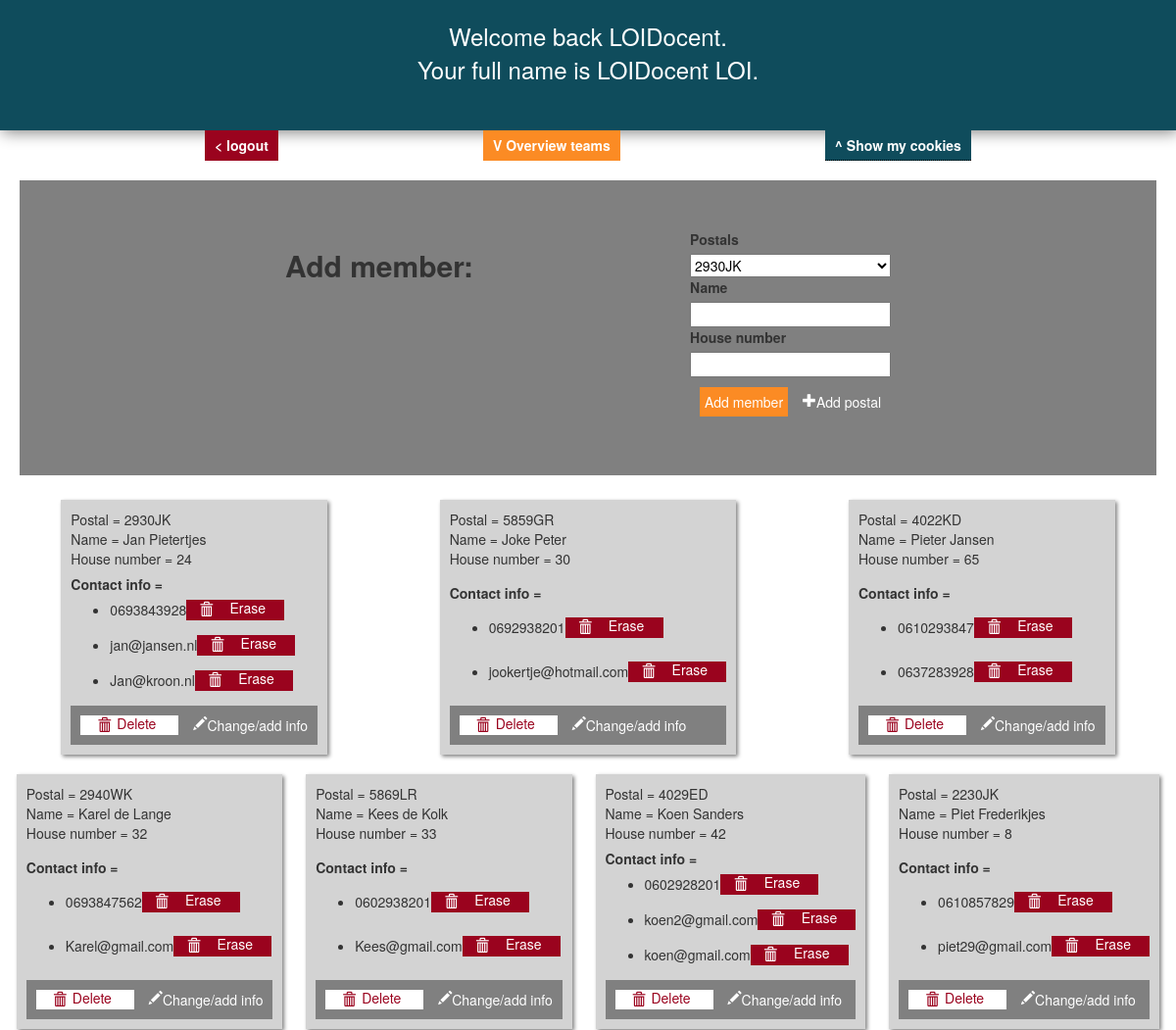
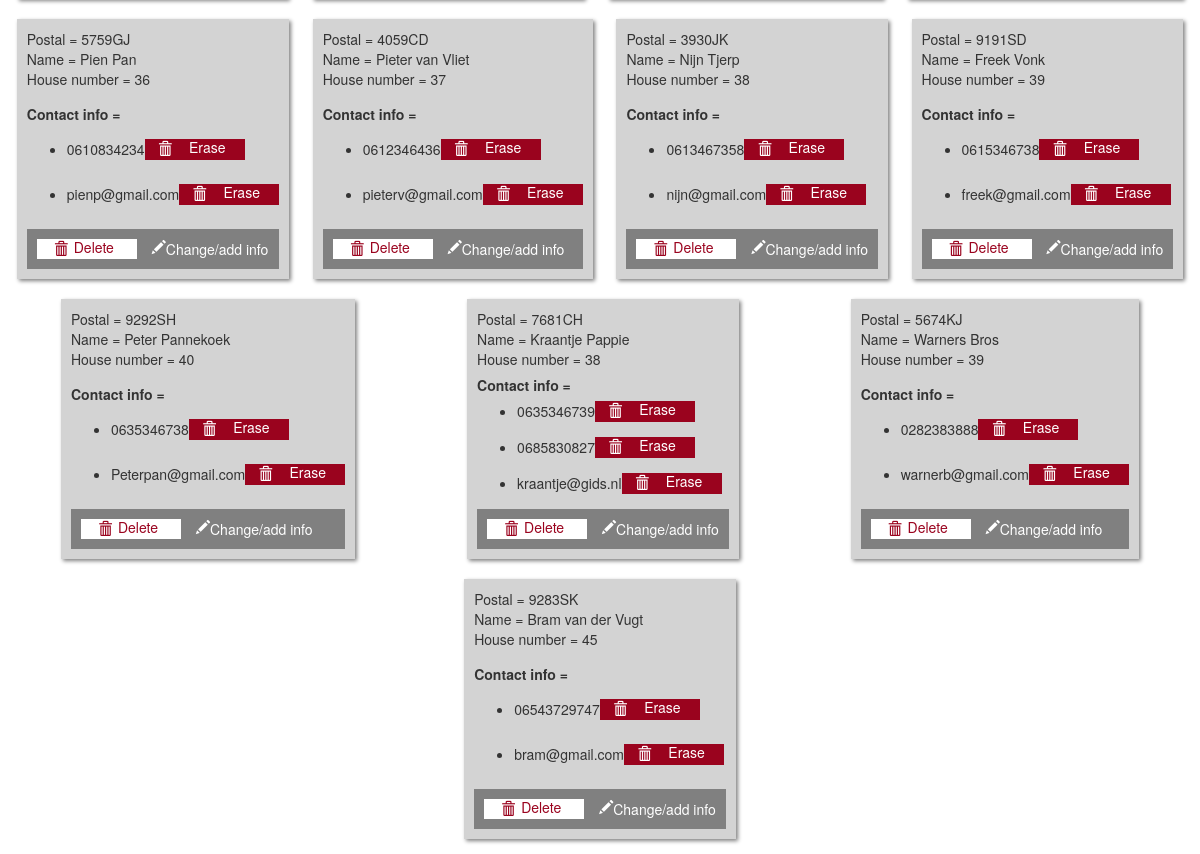
Before: /members.php (signed in) with the older database file (2 pictures, top to bottom).
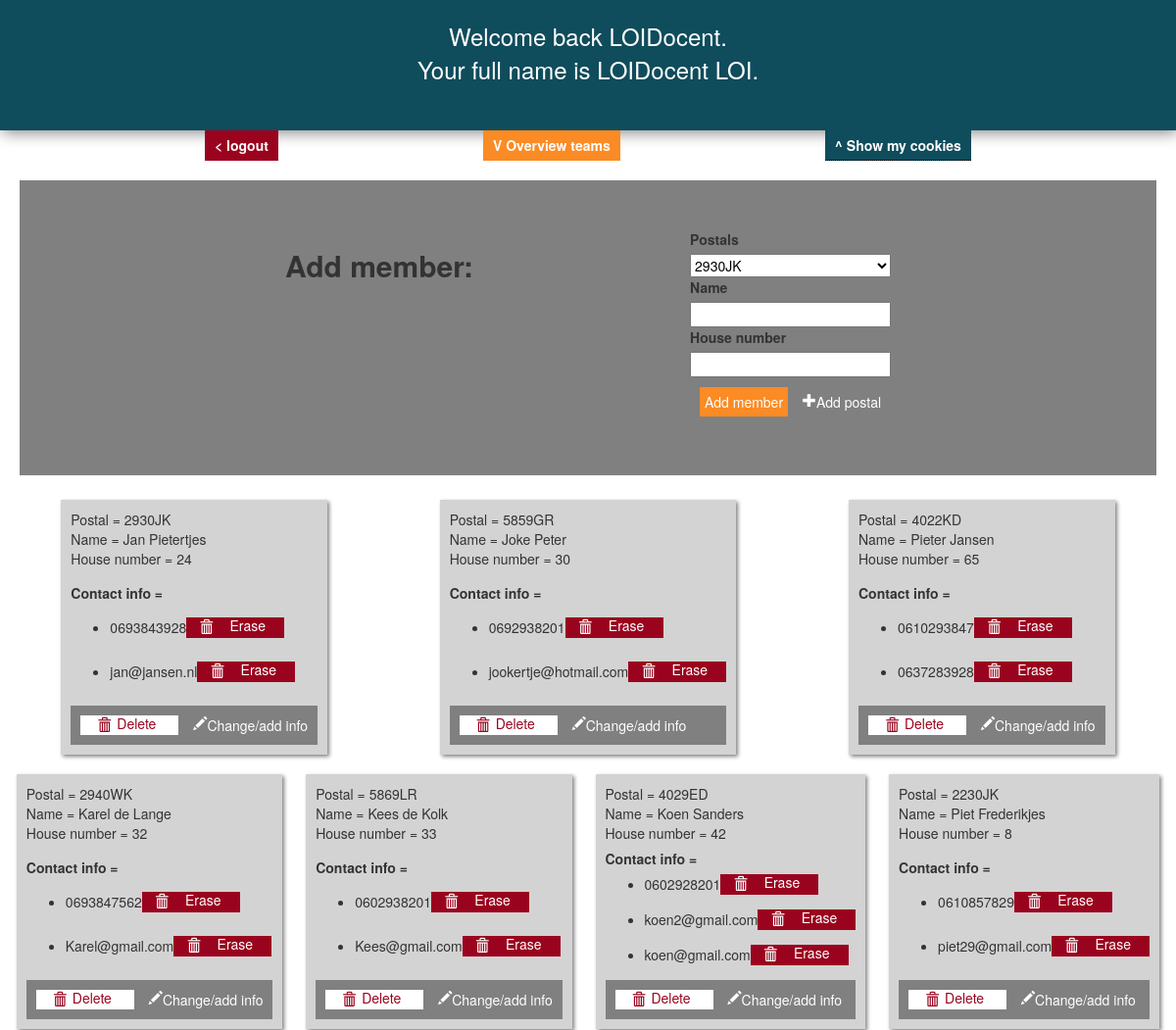
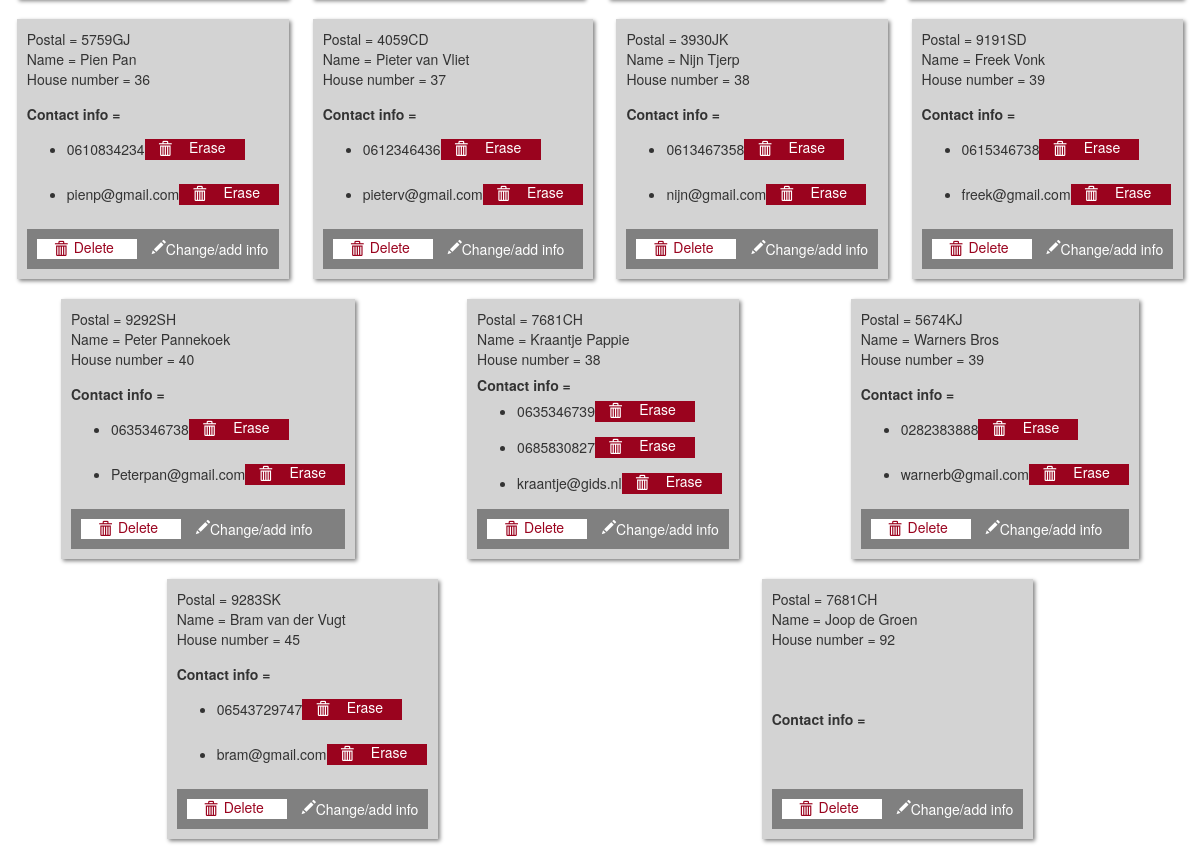
After: the same page with the newer database file (2 pictures, top to bottom).
### tables this page shows
CREATE TABLE `members` (
  `member_id` int(11) NOT NULL,
  `name` varchar(128) DEFAULT NULL,
  `postal` varchar(6) NOT NULL,
  `house_number` varchar(128) DEFAULT NULL
);

CREATE TABLE `phone_numbers` (
  `phone_number` varchar(12) NOT NULL,
  `member_id` int(11) NOT NULL
);

CREATE TABLE `email_adresses` (
  `email_adress` varchar(128) NOT NULL,
  `member_id` int(11) NOT NULL
);

### members.php (the view, shortened to what this page needs)
<!DOCTYPE html>
<html>
<head>
    <link rel="stylesheet" href="">
    <link rel="stylesheet" href="https://maxcdn.bootstrapcdn.com/bootstrap/3.3.7/css/bootstrap.min.css">
</head>
<body>
    <?php
    require_once 'db_creds.php';
    try {
        $pdo = new PDO($attr, $user, $pass, $opts);
    } catch (PDOException $e) {
        throw new PDOException($e->getMessage(), (int)$e->getCode());
    }
    $query  = "SELECT * FROM postals";
    $allPostals = $pdo->query($query);
    $query  = "SELECT * FROM members";
    $allMembers = $pdo->query($query);
    ?>
    <?php
        if (isset($_COOKIE['userForename']))
        {
            $forename = htmlspecialchars($_COOKIE['userForename']);
            $surname  = htmlspecialchars($_COOKIE['userSurname']);
            echo "<div class='welcome-message'><p>Welcome back $forename.<br>
                  Your full name is $forename $surname.</p><br></div>";
        }
        elseif (!isset($_SESSION['forename'])) {
            header("Location: authenticate.php");
            exit();
        }
    ?>
    <nav class="main-menu">
        <div class="menu menu-1">
            <a href="logout.php">< logout</a>
        </div>
        <div class="menu menu-2">
            <a href="teams.php">V Overview teams</a>
        </div>
        <div class="menu menu-3">
            ^ Show my cookies
        </div>
    </nav>
    <div class="add-block">
        <h2 style="font-weight: 900;">Add member: </h2>
        <form action="members.php" method="post">
            <label for="postal">Postals</label>
            <select type="text" name="postal">
                <?php
                foreach ($allPostals as $postal) : ?>
                    <option value="<?= ($postal['postal']) ?>">
                        <?= ($postal['postal']) ?>
                    </option>
                <?php endforeach;
                ?>
            </select>
            <label for="name">Name</label>
            <input type="text" name="name">
            <label for="house_number">House number</label>
            <input type="text" name="house_number">
            <div class="input-buttons" style="height: 50px;">
                <input class="add-member" type="submit" value="Add member">
                <div class="input-container">
                    <a href="create_postal.php" style="float: left;">
                        <i class="glyphicon glyphicon-plus" style="float: left;"></i>
                        <p>Add postal</p>
                    </a>
                </div>
            </div>
        </form>
    </div>
    <div class="member-overview">
    <?php
    foreach ($allMembers as $member) : ?>
        <div class="member-overview-info">
            Postal =  <?= $member['postal'] ?><br>
            Name =  <?= $member['name'] ?><br>
            House number  =  <?= $member['house_number'] ?><br>
            <b>Contact info =</b>
           <?php
            $query  = "SELECT * FROM phone_numbers WHERE member_id='" . $member['member_id'] . "'";
            $phone_numbers = $pdo->query($query);
            foreach ($phone_numbers as $row) {
                ?>
                <div class="number-erase">
                    <ul style="float: left;">
                        <li><?php  echo $row["phone_number"]; ?></li>
                    </ul>
                    <form action='members.php' method='post'>
                        <div class="delete-member">
                            <i class="glyphicon glyphicon-trash" style="float: left;"></i>
                            <input type='submit' value='Erase' style="margin: -5px 0px 0px 0px; border: none; background: transparent; float: left;">
                        </div>
                    </form>
                </div>
                <?php
            }
            ?>
            <?php
            $query  = "SELECT * FROM email_adresses WHERE member_id='" . $member['member_id'] . "'";
            $email_adresses = $pdo->query($query);
            foreach ($email_adresses as $row) {
                ?>
                <div class="number-erase">
                    <ul style="float: left;">
                        <li><?php  echo $row["email_adress"]; ?></li>
                    </ul>
                    <form action='members.php' method='post'>
                        <div class="delete-member">
                            <i class="glyphicon glyphicon-trash" style="float: left;"></i>
                            <input type='submit' value='Erase' style="margin: -5px 0px 0px 0px; border: none; background: transparent; float: left;">
                        </div>
                    </form>
                </div>
                <?php
            }
            ?>
            <form action='members.php' method='post' clsas="change-delete-member">
                <div class="input-buttons">
                    <div class="input-container">
                        <i class="glyphicon glyphicon-trash" style="float: left;"></i>
                        <input type='submit' value='Delete' style="margin: -5px 0px 0px 0px; border: none; background: transparent; float: left;">
                    </div>
                    <div class="input-container">
                        <a type="button" href="update_member.php?member_id=<?= $member['member_id'] ?> &postal=<?= $member['postal'] ?> &name=<?= $member['name'] ?> &house_number=<?= $member['house_number'] ?>">
                            <i class="glyphicon glyphicon-pencil"></i>
                            <p>Change/add info</p>
                        </a>
                    </div>
                </div>
            </form>
        </div>
    <?php endforeach;
    ?>
    </div>
</body>
</html>

### members.php (style rules this page uses)
:root { --purple: #5f0f40; --red: #9a031e; --yellow: #fb8b24; --orange: #e36414; --blue: #0f4c5c; --font: "Montserrat"; --title: "Roboto"; }
.welcome-message { width: 100%; text-align: center; background-color: var(--blue); color: white; font-size: 24px; padding-top: 20px; box-shadow: 2px 2px 15px grey; }
.delete-member { background: var(--red); padding: 2px; border: none; color: white; width: 100px; display: flex; flex-direction: row; justify-content: space-evenly; }
.number-erase { display: flex; }
.add-block { background: gray; padding: 50px; border: none; display: flex; flex-direction: row; justify-content: space-evenly; margin: 20px; }
.add-member { background: var(--yellow); padding: 5px; border: none; color: white; }
.member-overview { display: flex; flex-direction: row; justify-content: space-between; flex-wrap: wrap; gap: 20px; padding: 20px; justify-content: space-evenly; margin: 10px; padding: 5px; }
.member-overview-info { display: flex; flex-direction: column; justify-content: space-between; background-color: lightgray; padding: 10px; text-align: left; margin: auto; min-height: 260px; box-shadow: 2px 2px 4px gray; }
.input-container:first-child { background: white; padding: 2px; border: none; color: var(--red); width: 100px; display: flex; flex-direction: row; justify-content: center; height: 20px; }
.input-container:nth-child(2) { padding-top: 10px; border: none; margin-left: 15px; }
.input-container a { display: flex; text-decoration: none; color: white; }
.input-buttons { display: flex; align-items: center; width: 100%; padding: 0 10px !important; margin: 0; background-color: gray; }
option, select { color: black; }
form { display: flex; flex-direction: column; }
.main-menu { display: flex; flex-direction: row; justify-content: space-evenly; }
.menu { padding: 5px 10px; text-decoration: none; color: white; font-weight: 900; }
.menu a { color: white; }
.menu-1 { background-color: var(--red); }
.menu-2 { background-color: var(--yellow); }
.menu-3 { position: relative; display: inline-block; border-bottom: 1px dotted black; background-color: var(--blue); }

Changed rows visible on the page:
removed email_adresses: email_adress "Jan@kroon.nl", shown under members "2930JK"
added members: postal "7681CH", name "Joop de Groen", house_number "92"
